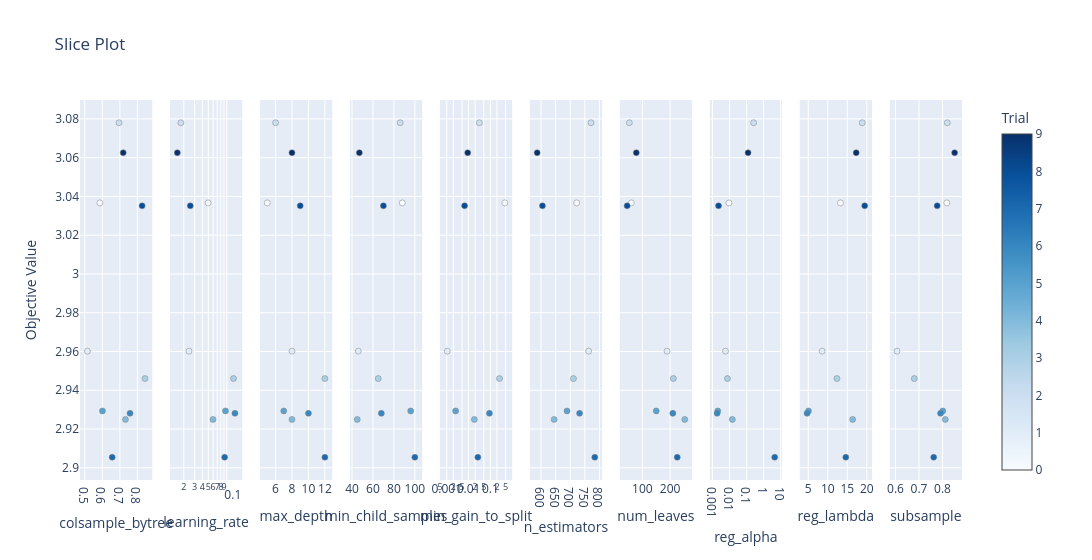

Notebook code for this chart:
### Code cell
fig_slice.show()

### Figure 1 — Plotly figure (JSON) as saved in the notebook; plotly's stock layout.template omitted (floating-point values rounded to 4 significant figures)
{"data": [{"marker": {"color": [0, 1, 2, 3, 4, 5, 6, 7, 8, 9], "colorbar": {"title": {"text": "Trial"}, "x": 1, "xpad": 40}, "colorscale": [[0, "rgb(247,251,255)"], [0.125, "rgb(222,235,247)"], [0.25, "rgb(198,219,239)"], [0.375, "rgb(158,202,225)"], [0.5, "rgb(107,174,214)"], [0.625, "rgb(66,146,198)"], [0.75, "rgb(33,113,181)"], [0.875, "rgb(8,81,156)"], [1, "rgb(8,48,107)"]], "line": {"color": "Grey", "width": 0.5}, "showscale": true}, "mode": "markers", "name": "Feasible Trial", "showlegend": false, "type": "scatter", "x": [0.5862, 0.5146, 0.6953, 0.8432, 0.7321, 0.6008, 0.758, 0.6563, 0.8269, 0.7191], "xaxis": "x", "y": [3.037, 2.96, 3.078, 2.946, 2.925, 2.929, 2.928, 2.905, 3.035, 3.063], "yaxis": "y"}, {"marker": {"color": [0, 1, 2, 3, 4, 5, 6, 7, 8, 9], "colorbar": {"title": {"text": "Trial"}, "x": 1, "xpad": 40}, "colorscale": [[0, "rgb(247,251,255)"], [0.125, "rgb(222,235,247)"], [0.25, "rgb(198,219,239)"], [0.375, "rgb(158,202,225)"], [0.5, "rgb(107,174,214)"], [0.625, "rgb(66,146,198)"], [0.75, "rgb(33,113,181)"], [0.875, "rgb(8,81,156)"], [1, "rgb(8,48,107)"]], "line": {"color": "Grey", "width": 0.5}, "showscale": false}, "mode": "markers", "name": "Feasible Trial", "showlegend": false, "type": "scatter", "x": [0.0497, 0.02434, 0.0179, 0.1284, 0.0597, 0.09516, 0.1355, 0.09214, 0.02552, 0.01572], "xaxis": "x2", "y": [3.037, 2.96, 3.078, 2.946, 2.925, 2.929, 2.928, 2.905, 3.035, 3.063], "yaxis": "y2"}, {"marker": {"color": [0, 1, 2, 3, 4, 5, 6, 7, 8, 9], "colorbar": {"title": {"text": "Trial"}, "x": 1, "xpad": 40}, "colorscale": [[0, "rgb(247,251,255)"], [0.125, "rgb(222,235,247)"], [0.25, "rgb(198,219,239)"], [0.375, "rgb(158,202,225)"], [0.5, "rgb(107,174,214)"], [0.625, "rgb(66,146,198)"], [0.75, "rgb(33,113,181)"], [0.875, "rgb(8,81,156)"], [1, "rgb(8,48,107)"]], "line": {"color": "Grey", "width": 0.5}, "showscale": false}, "mode": "markers", "name": "Feasible Trial", "showlegend": false, "type": "scatter", "x": [5, 8, 6, 12, 8, 7, 10, 12, 9, 8], "xaxis": "x3", "y": [3.037, 2.96, 3.078, 2.946, 2.925, 2.929, 2.928, 2.905, 3.035, 3.063], "yaxis": "y3"}, {"marker": {"color": [0, 1, 2, 3, 4, 5, 6, 7, 8, 9], "colorbar": {"title": {"text": "Trial"}, "x": 1, "xpad": 40}, "colorscale": [[0, "rgb(247,251,255)"], [0.125, "rgb(222,235,247)"], [0.25, "rgb(198,219,239)"], [0.375, "rgb(158,202,225)"], [0.5, "rgb(107,174,214)"], [0.625, "rgb(66,146,198)"], [0.75, "rgb(33,113,181)"], [0.875, "rgb(8,81,156)"], [1, "rgb(8,48,107)"]], "line": {"color": "Grey", "width": 0.5}, "showscale": false}, "mode": "markers", "name": "Feasible Trial", "showlegend": false, "type": "scatter", "x": [88, 46, 86, 65, 45, 96, 68, 100, 70, 47], "xaxis": "x4", "y": [3.037, 2.96, 3.078, 2.946, 2.925, 2.929, 2.928, 2.905, 3.035, 3.063], "yaxis": "y4"}, {"marker": {"color": [0, 1, 2, 3, 4, 5, 6, 7, 8, 9], "colorbar": {"title": {"text": "Trial"}, "x": 1, "xpad": 40}, "colorscale": [[0, "rgb(247,251,255)"], [0.125, "rgb(222,235,247)"], [0.25, "rgb(198,219,239)"], [0.375, "rgb(158,202,225)"], [0.5, "rgb(107,174,214)"], [0.625, "rgb(66,146,198)"], [0.75, "rgb(33,113,181)"], [0.875, "rgb(8,81,156)"], [1, "rgb(8,48,107)"]], "line": {"color": "Grey", "width": 0.5}, "showscale": false}, "mode": "markers", "name": "Feasible Trial", "showlegend": false, "type": "scatter", "x": [0.4579, 0.001051, 0.03116, 0.2611, 0.01839, 0.002551, 0.09023, 0.02664, 0.006555, 0.009135], "xaxis": "x5", "y": [3.037, 2.96, 3.078, 2.946, 2.925, 2.929, 2.928, 2.905, 3.035, 3.063], "yaxis": "y5"}, {"marker": {"color": [0, 1, 2, 3, 4, 5, 6, 7, 8, 9], "colorbar": {"title": {"text": "Trial"}, "x": 1, "xpad": 40}, "colorscale": [[0, "rgb(247,251,255)"], [0.125, "rgb(222,235,247)"], [0.25, "rgb(198,219,239)"], [0.375, "rgb(158,202,225)"], [0.5, "rgb(107,174,214)"], [0.625, "rgb(66,146,198)"], [0.75, "rgb(33,113,181)"], [0.875, "rgb(8,81,156)"], [1, "rgb(8,48,107)"]], "line": {"color": "Grey", "width": 0.5}, "showscale": false}, "mode": "markers", "name": "Feasible Trial", "showlegend": false, "type": "scatter", "x": [722, 763, 771, 711, 645, 689, 732, 784, 605, 587], "xaxis": "x6", "y": [3.037, 2.96, 3.078, 2.946, 2.925, 2.929, 2.928, 2.905, 3.035, 3.063], "yaxis": "y6"}, {"marker": {"color": [0, 1, 2, 3, 4, 5, 6, 7, 8, 9], "colorbar": {"title": {"text": "Trial"}, "x": 1, "xpad": 40}, "colorscale": [[0, "rgb(247,251,255)"], [0.125, "rgb(222,235,247)"], [0.25, "rgb(198,219,239)"], [0.375, "rgb(158,202,225)"], [0.5, "rgb(107,174,214)"], [0.625, "rgb(66,146,198)"], [0.75, "rgb(33,113,181)"], [0.875, "rgb(8,81,156)"], [1, "rgb(8,48,107)"]], "line": {"color": "Grey", "width": 0.5}, "showscale": false}, "mode": "markers", "name": "Feasible Trial", "showlegend": false, "type": "scatter", "x": [60, 189, 53, 212, 253, 150, 210, 226, 45, 78], "xaxis": "x7", "y": [3.037, 2.96, 3.078, 2.946, 2.925, 2.929, 2.928, 2.905, 3.035, 3.063], "yaxis": "y7"}, {"marker": {"color": [0, 1, 2, 3, 4, 5, 6, 7, 8, 9], "colorbar": {"title": {"text": "Trial"}, "x": 1, "xpad": 40}, "colorscale": [[0, "rgb(247,251,255)"], [0.125, "rgb(222,235,247)"], [0.25, "rgb(198,219,239)"], [0.375, "rgb(158,202,225)"], [0.5, "rgb(107,174,214)"], [0.625, "rgb(66,146,198)"], [0.75, "rgb(33,113,181)"], [0.875, "rgb(8,81,156)"], [1, "rgb(8,48,107)"]], "line": {"color": "Grey", "width": 0.5}, "showscale": false}, "mode": "markers", "name": "Feasible Trial", "showlegend": false, "type": "scatter", "x": [0.009186, 0.00574, 0.2567, 0.007484, 0.0144, 0.002021, 0.001849, 4.466, 0.002235, 0.1213], "xaxis": "x8", "y": [3.037, 2.96, 3.078, 2.946, 2.925, 2.929, 2.928, 2.905, 3.035, 3.063], "yaxis": "y8"}, {"marker": {"color": [0, 1, 2, 3, 4, 5, 6, 7, 8, 9], "colorbar": {"title": {"text": "Trial"}, "x": 1, "xpad": 40}, "colorscale": [[0, "rgb(247,251,255)"], [0.125, "rgb(222,235,247)"], [0.25, "rgb(198,219,239)"], [0.375, "rgb(158,202,225)"], [0.5, "rgb(107,174,214)"], [0.625, "rgb(66,146,198)"], [0.75, "rgb(33,113,181)"], [0.875, "rgb(8,81,156)"], [1, "rgb(8,48,107)"]], "line": {"color": "Grey", "width": 0.5}, "showscale": false}, "mode": "markers", "name": "Feasible Trial", "showlegend": false, "type": "scatter", "x": [13.25, 8.552, 18.83, 12.35, 16.38, 5.051, 4.688, 14.62, 19.47, 17.3], "xaxis": "x9", "y": [3.037, 2.96, 3.078, 2.946, 2.925, 2.929, 2.928, 2.905, 3.035, 3.063], "yaxis": "y9"}, {"marker": {"color": [0, 1, 2, 3, 4, 5, 6, 7, 8, 9], "colorbar": {"title": {"text": "Trial"}, "x": 1, "xpad": 40}, "colorscale": [[0, "rgb(247,251,255)"], [0.125, "rgb(222,235,247)"], [0.25, "rgb(198,219,239)"], [0.375, "rgb(158,202,225)"], [0.5, "rgb(107,174,214)"], [0.625, "rgb(66,146,198)"], [0.75, "rgb(33,113,181)"], [0.875, "rgb(8,81,156)"], [1, "rgb(8,48,107)"]], "line": {"color": "Grey", "width": 0.5}, "showscale": false}, "mode": "markers", "name": "Feasible Trial", "showlegend": false, "type": "scatter", "x": [0.8184, 0.6065, 0.8202, 0.6799, 0.8118, 0.8014, 0.7916, 0.7625, 0.7773, 0.8516], "xaxis": "x10", "y": [3.037, 2.96, 3.078, 2.946, 2.925, 2.929, 2.928, 2.905, 3.035, 3.063], "yaxis": "y10"}], "layout": {"title": {"text": "Slice Plot"}, "width": 3000, "xaxis": {"anchor": "y", "domain": [0, 0.082], "title": {"text": "colsample_bytree"}}, "xaxis10": {"anchor": "y10", "domain": [0.918, 1.0], "title": {"text": "subsample"}}, "xaxis2": {"anchor": "y2", "domain": [0.102, 0.184], "title": {"text": "learning_rate"}, "type": "log"}, "xaxis3": {"anchor": "y3", "domain": [0.204, 0.286], "title": {"text": "max_depth"}}, "xaxis4": {"anchor": "y4", "domain": [0.306, 0.388], "title": {"text": "min_child_samples"}}, "xaxis5": {"anchor": "y5", "domain": [0.408, 0.49], "title": {"text": "min_gain_to_split"}, "type": "log"}, "xaxis6": {"anchor": "y6", "domain": [0.51, 0.592], "title": {"text": "n_estimators"}}, "xaxis7": {"anchor": "y7", "domain": [0.612, 0.694], "title": {"text": "num_leaves"}}, "xaxis8": {"anchor": "y8", "domain": [0.714, 0.796], "title": {"text": "reg_alpha"}, "type": "log"}, "xaxis9": {"anchor": "y9", "domain": [0.816, 0.898], "title": {"text": "reg_lambda"}}, "yaxis": {"anchor": "x", "domain": [0, 1], "title": {"text": "Objective Value"}}, "yaxis10": {"anchor": "x10", "domain": [0, 1], "matches": "y", "showticklabels": false}, "yaxis2": {"anchor": "x2", "domain": [0, 1], "matches": "y", "showticklabels": false}, "yaxis3": {"anchor": "x3", "domain": [0, 1], "matches": "y", "showticklabels": false}, "yaxis4": {"anchor": "x4", "domain": [0, 1], "matches": "y", "showticklabels": false}, "yaxis5": {"anchor": "x5", "domain": [0, 1], "matches": "y", "showticklabels": false}, "yaxis6": {"anchor": "x6", "domain": [0, 1], "matches": "y", "showticklabels": false}, "yaxis7": {"anchor": "x7", "domain": [0, 1], "matches": "y", "showticklabels": false}, "yaxis8": {"anchor": "x8", "domain": [0, 1], "matches": "y", "showticklabels": false}, "yaxis9": {"anchor": "x9", "domain": [0, 1], "matches": "y", "showticklabels": false}}}
